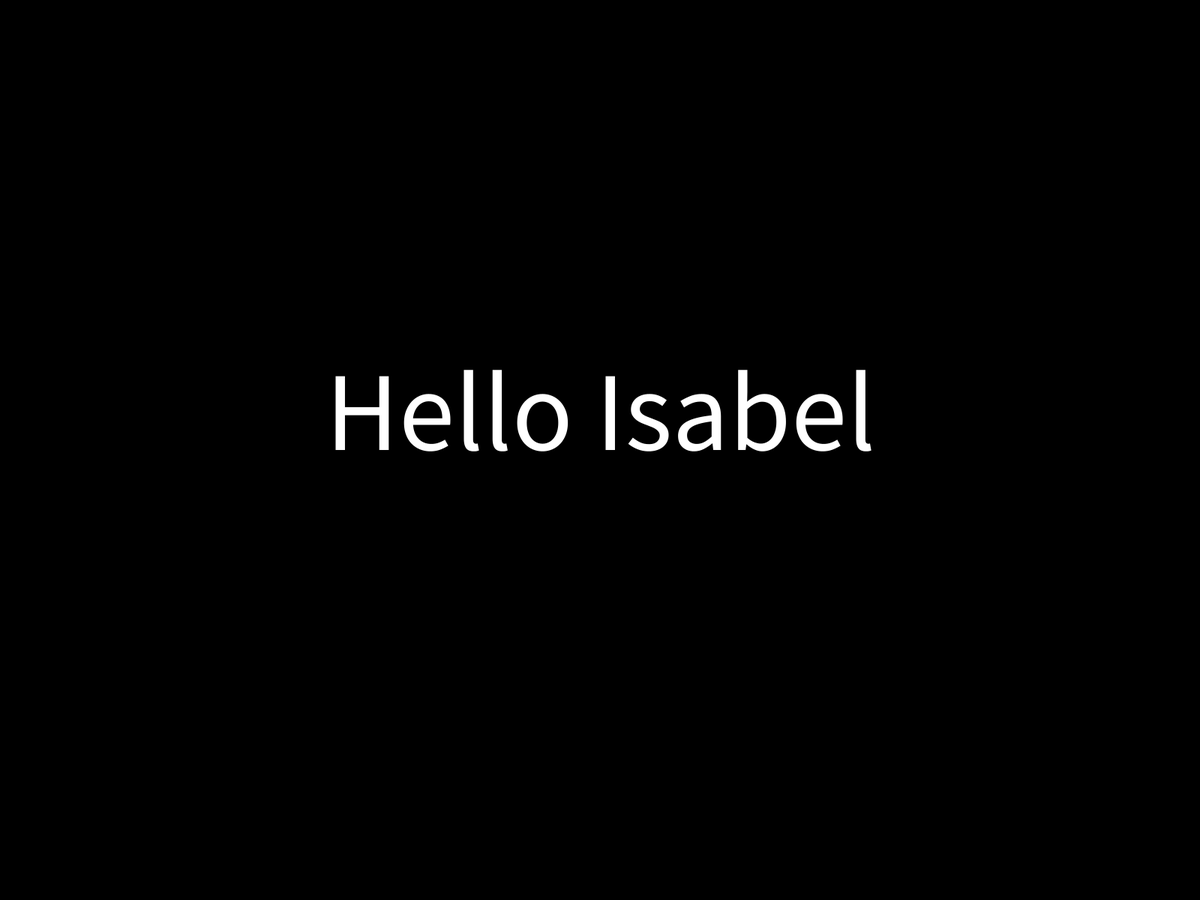
Frame 1 (no input)
Frame 60 (the mouse pressed at the canvas centre just before this capture): identical to frame 1, image omitted
Frame 120 (the mouse held since frame 60 and released just before this capture): identical to frame 1, image omitted

The Processing sketch that drew this single still picture (run headless with seeded random() and noise(); from frame 60 on, the mouse is pressed at the canvas centre):

// Processing sketch: Fullscreentest
// ── Fullscreentest.pde
int a = 0; 
int b = 0;
int c = 0;

void setup(){
  //size(2500,2000);
  fullScreen();
}

void draw(){
  background(a,b,c);
  textSize(150);
  stroke(255);
  textAlign(CENTER);
  translate(width/2,height/2);
  text("Hello Isabel",0,0);
  
}
